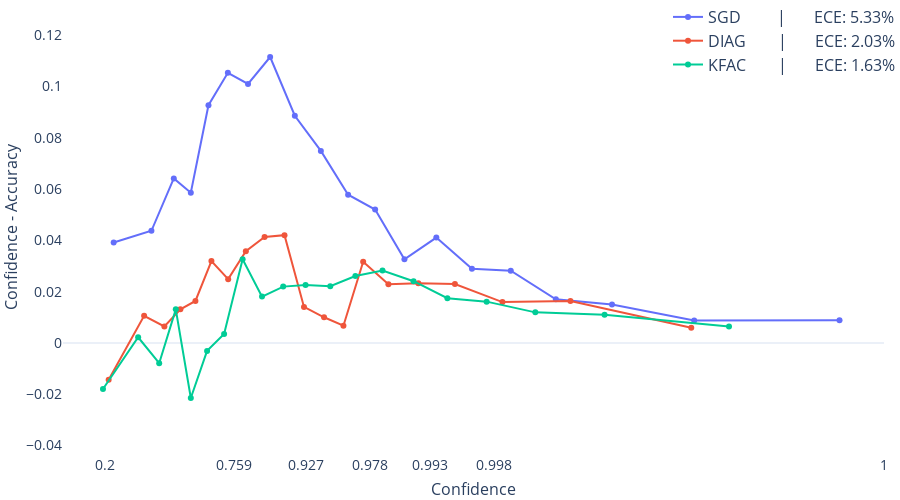

Notebook code for this chart:
### Markdown cell above
### 1. Estimator comparison

### Code cell
model = "densenet161"
estimators = ["sgd", "diag", "kfac"]

fig = go.Figure()
for estimator in estimators:
    data = get_data(model, "imagenet", estimator if estimator != "sgd" else "kfac", "calibration")
    confs = data["bnn_confs"] if estimator != "sgd" else data["confs"]
    accs = data["bnn_accs"] if estimator != "sgd" else data["accs"]
    aces = data["bnn_aces"] if estimator != "sgd" else data["aces"]
    acc = data["bnn_acc"] if estimator != "sgd" else data["acc"]
    ece = data["bnn_ece"] if estimator != "sgd" else data["ece"]
    space = ' ' * max(5, (12 - len(estimator)))
    fig.add_trace(go.Scatter(mode="markers+lines",
                             name=f"{estimator.upper()}{space}|       ECE: {100 * ece:.2f}%",
                             x=logit(confs),
                             y=aces,
                             hovertext=[f"{100 * ace:.2f}%" for ace in aces],
                             hoverinfo="text+name"))

grid = False
visible = True
tickvals = [0.2, 0.759, 0.927, 0.978, 0.993, 0.998, 0.999999]
fig.update_layout(
    xaxis=dict(
        constrain="domain",
        zeroline=False,
        visible=visible,
        range=logit([0.1, 0.999999]),
        tickmode="array",
        tickvals=logit(tickvals),
        ticktext=[0.2, 0.759, 0.927, 0.978, 0.993, 0.998, 1],
        showgrid=grid,
        title="Confidence",
        titlefont_size=16,
        tickfont_size=14),
    yaxis=dict(
        zerolinewidth=2,
        scaleanchor="x",
        scaleratio=50,
        visible=visible,
        showgrid=grid,
        title="Confidence - Accuracy",
        titlefont_size=16,
        tickfont_size=14),
    legend=dict(
        traceorder="normal",
        font=dict(size=16),
        xanchor="right",
        yanchor="top",
        bgcolor='rgba(0, 0, 0, 0)',
        bordercolor='rgba(0, 0, 0, 0)'),
    template="plotly_white",
    hoverlabel=dict(font_size=18),
    hovermode="x",
    height=500,
    margin=dict(r=0, l=0, b=0, t=0, pad=0))

### Figure 1 — Plotly figure (JSON) as saved in the notebook; plotly's stock layout.template omitted (floating-point values rounded to 4 significant figures)
{"data": [{"hoverinfo": "text+name", "hovertext": ["3.92%", "4.37%", "6.41%", "5.86%", "9.27%", "10.54%", "10.10%", "11.15%", "8.86%", "7.49%", "5.78%", "5.20%", "3.26%", "4.11%", "2.89%", "2.82%", "1.70%", "1.50%", "0.88%", "0.89%"], "mode": "markers+lines", "name": "SGD         |       ECE: 5.33%", "type": "scatter", "x": [-1.209, -0.4726, -0.03645, 0.2956, 0.64, 1.018, 1.411, 1.843, 2.324, 2.832, 3.364, 3.891, 4.462, 5.084, 5.779, 6.536, 7.415, 8.511, 10.11, 12.95], "y": [0.03916, 0.04373, 0.06415, 0.05857, 0.09271, 0.1054, 0.101, 0.1115, 0.08862, 0.0749, 0.05782, 0.05203, 0.03262, 0.04108, 0.02894, 0.02818, 0.01701, 0.01501, 0.008767, 0.008861]}, {"hoverinfo": "text+name", "hovertext": ["-1.43%", "1.06%", "0.64%", "1.31%", "1.64%", "3.19%", "2.49%", "3.58%", "4.13%", "4.20%", "1.40%", "1.00%", "0.67%", "3.17%", "2.29%", "2.33%", "2.29%", "1.59%", "1.64%", "0.59%"], "mode": "markers+lines", "name": "DIAG        |       ECE: 2.03%", "type": "scatter", "x": [-1.307, -0.6152, -0.2202, 0.09261, 0.3856, 0.6975, 1.024, 1.369, 1.734, 2.123, 2.503, 2.894, 3.272, 3.657, 4.149, 4.733, 5.447, 6.374, 7.7, 10.06], "y": [-0.01433, 0.01059, 0.006414, 0.01313, 0.01636, 0.03192, 0.02487, 0.03579, 0.04134, 0.04203, 0.01403, 0.009999, 0.006707, 0.03169, 0.0229, 0.02331, 0.02293, 0.01591, 0.01636, 0.005945]}, {"hoverinfo": "text+name", "hovertext": ["-1.80%", "0.22%", "-0.79%", "1.31%", "-2.15%", "-0.31%", "0.35%", "3.26%", "1.81%", "2.20%", "2.26%", "2.21%", "2.61%", "2.82%", "2.41%", "1.74%", "1.61%", "1.19%", "1.10%", "0.64%"], "mode": "markers+lines", "name": "KFAC        |       ECE: 1.63%", "type": "scatter", "x": [-1.418, -0.7315, -0.3211, 0.002708, 0.2957, 0.6129, 0.9449, 1.306, 1.685, 2.097, 2.534, 3.016, 3.505, 4.034, 4.64, 5.3, 6.065, 7.015, 8.365, 10.79], "y": [-0.01797, 0.002204, -0.007929, 0.01309, -0.02148, -0.003121, 0.003507, 0.03264, 0.01806, 0.02196, 0.02256, 0.02213, 0.02608, 0.02825, 0.02406, 0.01745, 0.0161, 0.01191, 0.01098, 0.006395]}], "layout": {"height": 500, "hoverlabel": {"font": {"size": 18}}, "hovermode": "x", "legend": {"bgcolor": "rgba(0, 0, 0, 0)", "bordercolor": "rgba(0, 0, 0, 0)", "font": {"size": 16}, "traceorder": "normal", "xanchor": "right", "yanchor": "top"}, "margin": {"b": 0, "l": 0, "pad": 0, "r": 0, "t": 0}, "xaxis": {"constrain": "domain", "range": [-2.197, 13.82], "showgrid": false, "tickfont": {"size": 14}, "tickmode": "array", "ticktext": [0.2, 0.759, 0.927, 0.978, 0.993, 0.998, 1], "tickvals": [-1.386, 1.147, 2.541, 3.794, 4.955, 6.213, 13.82], "title": {"font": {"size": 16}, "text": "Confidence"}, "visible": true, "zeroline": false}, "yaxis": {"scaleanchor": "x", "scaleratio": 50, "showgrid": false, "tickfont": {"size": 14}, "title": {"font": {"size": 16}, "text": "Confidence - Accuracy"}, "visible": true, "zerolinewidth": 2}}}
